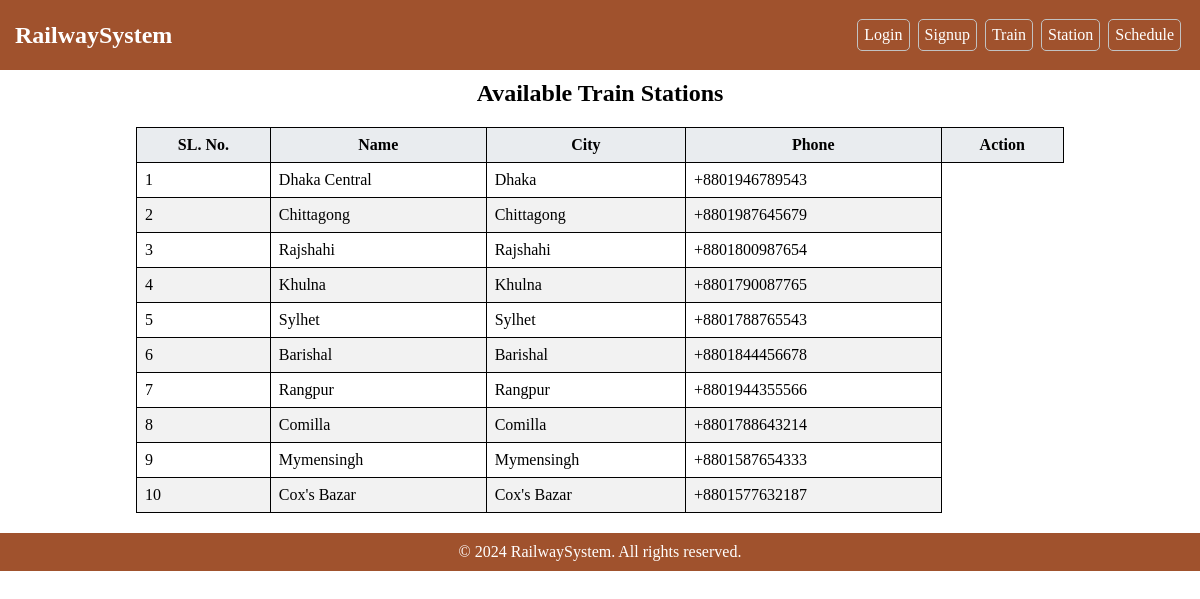
The page /stations.php on the database its author committed.
### tables this page shows
CREATE TABLE `station` (
  `station_id` int(11) NOT NULL,
  `station_name` varchar(255) DEFAULT NULL,
  `location` varchar(255) DEFAULT NULL,
  `contact_number` varchar(20) DEFAULT NULL
);

### stations.php (the view, shortened to what this page needs)
<?php
include_once("processors/db.php");
?>
<!DOCTYPE html>
<html>
<head>
    <link rel="stylesheet" type="text/css" href="stylesheets/styles.css">
    <link rel="stylesheet" type="text/css" href="stylesheets/insights.css">
</head>
<body>
    <header>
        <?php
            if(isset($_SESSION["contact_number"])) {
                include_once('components/logd_header.php');
            } else {
                include_once('components/header.php');
            }
        ?>
    </header>
    <h2 class="make-center"> Available Train Stations </h2>
    <div class="info_table">
    <table class="table table-striped table-bordered">
    <thead>
        <tr>
        <th>SL. No.</th>
        <th>Name</th>
        <th>City</th>
        <th>Phone</th>
        <?php if($_SESSION['admin'] == $_SESSION['userId']) {echo '<th>Action</th>';} ?>
        </tr>
    </thead>
    <tbody>
        <?php
        $query = "SELECT * FROM station";
        $result = mysqli_query($conn, $query);
        while ($row = mysqli_fetch_assoc($result)) {
            echo '<tr>';
            echo '<td>' . $row['station_id'] . '</td>';
            echo '<td>' . $row['station_name'] . '</td>';
            echo '<td>' . $row['location'] . '</td>';
            echo '<td>' . $row['contact_number'] . '</td>';
        }
        ?>
    </tbody>
    </table>
    </div>
    <footer>
        <?php
            include_once('components/footer.php');
        ?>
    </footer>
</body>
</html>

### stylesheets/styles.css (style rules this page uses)
body, h1, h2, p, a { margin: 0; padding: 0; }
.make-center { text-align: center; padding: 10px 10px 0 10px; }
.info_table { display: flex; justify-content: center; margin: 20px; }
.table { border-collapse: collapse; width: 80%; }
.table th, .table td { border: 1px solid black; padding: 8px; }
.table th { background-color: #e9ecef; text-align: center; }
.table tr:nth-child(even) { background-color: #f2f2f2; }

### rows shown on the page
station: station_id "1", station_name "Dhaka Central", location "Dhaka", contact_number "+8801946789543"
station: station_id "2", station_name "Chittagong", location "Chittagong", contact_number "+8801987645679"
station: station_id "3", station_name "Rajshahi", location "Rajshahi", contact_number "+8801800987654"
station: station_id "4", station_name "Khulna", location "Khulna", contact_number "+8801790087765"
station: station_id "5", station_name "Sylhet", location "Sylhet", contact_number "+8801788765543"
station: station_id "6", station_name "Barishal", location "Barishal", contact_number "+8801844456678"
station: station_id "7", station_name "Rangpur", location "Rangpur", contact_number "+8801944355566"
station: station_id "8", station_name "Comilla", location "Comilla", contact_number "+8801788643214"
station: station_id "9", station_name "Mymensingh", location "Mymensingh", contact_number "+8801587654333"
station: station_id "10", station_name "Cox's Bazar", location "Cox's Bazar", contact_number "+8801577632187"
